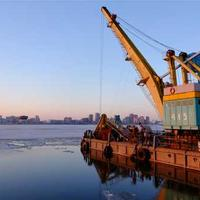
#> input picture images/image4.jpg, 200 x 200 px, given in place of image2.jpg, which was not available
$ python main.py
#> lines starting #> are read from the running program, lines starting #| are printed output that depends on the picture; after the words box and inside, x2 and y2 are one past the last pixel; in counts of white or black regions, pixels touching at a corner belong together; pictures that were not available may be replaced by others from this repository, and a replacement may not be noted
### first_Project/image_methods.py
from PIL import Image
import matplotlib.pyplot as plt

def contactImage(image1,image2,image3,image4):
    newImage =  Image.new("RGB",(image1.width + image2.width + image3.width + image4.width, image1.height))
    newImage.paste(image1,(0,0))
    newImage.paste(image2,(image1.width,0))
    newImage.paste(image3,(image1.width+image2.width,0))
    newImage.paste(image4,(image1.width+image2.width + image3.width,0))
    return newImage


# [12 lines left out: function get_concat_h, not called in this run]

### first_Project/main.py
from PIL import Image
from PIL import ImageOps
import numpy as np
import os
import image_methods

# dosya yolu verirken r kullanırsak raw string olur ve \ işaretini algılamaz
# bu şekilde invalid escape sequence warning almamış oluruz
my_image = r'images\image1.jpg'
img1 = Image.open(r"images\image2.jpg")
#> img1 is the input picture: PIL image 200x200 RGB; mean R, G, B 132.3, 135.6, 155.2
img2 = Image.open(r"images\image3.jpg")
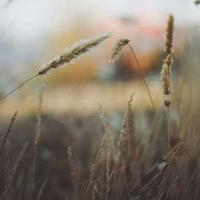
#> input picture images/image3.jpg, 200 x 200 px, found by its file name
#> img2 is the input picture: PIL image 200x200 RGB; mean R, G, B 137.8, 127.1, 111.7

image4 = Image.open(my_image)
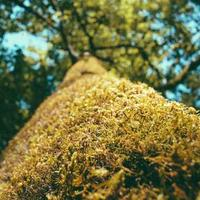
#> input picture images/image1.jpg, 200 x 200 px, found by its file name
#> image4 is the input picture: PIL image 200x200 RGB; mean R, G, B 119.2, 118, 68.1

print(img1.size)
#| (200, 200)
print(img1.format)
#| JPEG
print(img1.mode)
#| RGB

# img1.show()
print(image4.size)
#| (200, 200)
print(image4.format)
#| JPEG
print(image4.mode)
#| RGB
cwd = os.getcwd()
print(cwd)
image_path = os.path.join(cwd, my_image)
# ben ona relative path verdim o bana absolute path verdi
print(image_path)
# contacted_image = image_methods.contactImage(img1,img2)
# bu metodu dört resim için değiştirdim
# contacted_image.show()

# load metodu ile resmin pixel değerlerine ulaşabiliriz
# intensity olarak adlandırılan bir tuple döner
# intensity = (r,g,b)
# siyah beyaz resimde 0-255 arasında bir değer döner

pixel_of_image = img1.load() # load metodu pixelAxess dçner
print(pixel_of_image[0,0])
#| (150, 180, 234)

img1.save(r"images\image1_cpy.png")


image_gray = ImageOps.grayscale(img1)
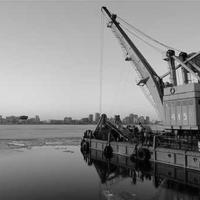
#> image_gray: PIL image 200x200 L; min 0, max 227, mean 136.8
# direk basit mantık resmi siyah beyaz yapıyor
# image_gray.show()
# siyah beyaz bi resimde 0 yaklaştıkça daha koyu olur
print(image_gray.size)
#| (200, 200)
print(image_gray.format) # format olarak none döner
#| None
""" PIL (Pillow) kütüphanesinde, bir görüntü nesnesinin
.format özelliği yalnızca Image.open() ile açılan dosyalar için format
bilgisini saklar. Eğer bir görüntü yeni oluşturulmuş veya dönüştürülmüşse,
.format None döner.  """
print(image_gray.mode)
#| L
# L modeu siyah beyaz resimlerde kullanılır
# renkli resimlerde RGB modeu kullanılır
image_gray.save(r"images\image1_gray.png")

## quantize metodu remin renklerini azaltır
# 256 renk varsa 128 renk yapılabilir mesela şimdi 256
# renkten oluşan imagı sadece siyah beyaz bi image halime getireceğim

siyah_beyaz = image_gray.quantize(2)
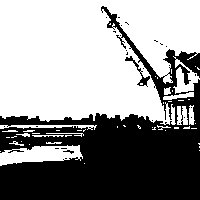
#> siyah_beyaz: PIL image 200x200 P; values 85 (black) and 189 (white), 58.3% white; 27 black regions (25 under 20 px), largest, box (x1, y1, x2, y2) and area: (0, 6, 200, 200) 16492, (125, 56, 150, 87) 136
# burdaki iki sayısı orjinale 256 yaklaştıkça dosya boyutu artar
# siyah_beyaz.show()
print(siyah_beyaz.mode) #L siyah beyazdı P 1 bit ya siyah ya beyaz olur
#| P


img3 = Image.open(r"images\profil.jpg")
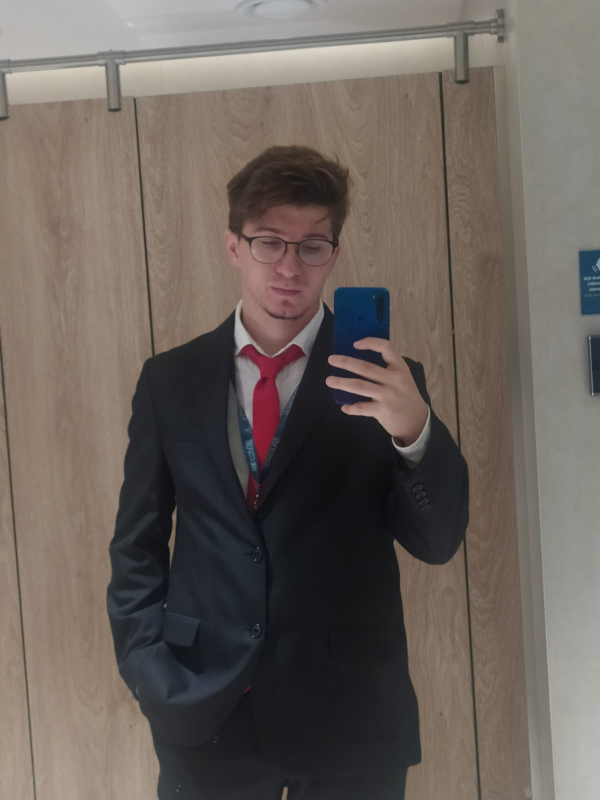
#> input picture images/profil.jpg, 1200 x 1600 px, found by its file name (shown at 1/2 size)
#> img3 is the input picture: PIL image 1200x1600 RGB; mean R, G, B 106.9, 97.9, 91.7
# img3.show()
red, green, blue = img3.split()
contacted_image = image_methods.contactImage(image1=img3,image2=red,image3=green,image4=blue)
#> in contactImage, `newImage =  Image.new("RGB",(image1.width + image2.width + image3.widt..`: newImage: PIL image 4800x1600 RGB; every value is 0
#> in contactImage, `newImage.paste(image3,(image1.width+image2.width,0))`:
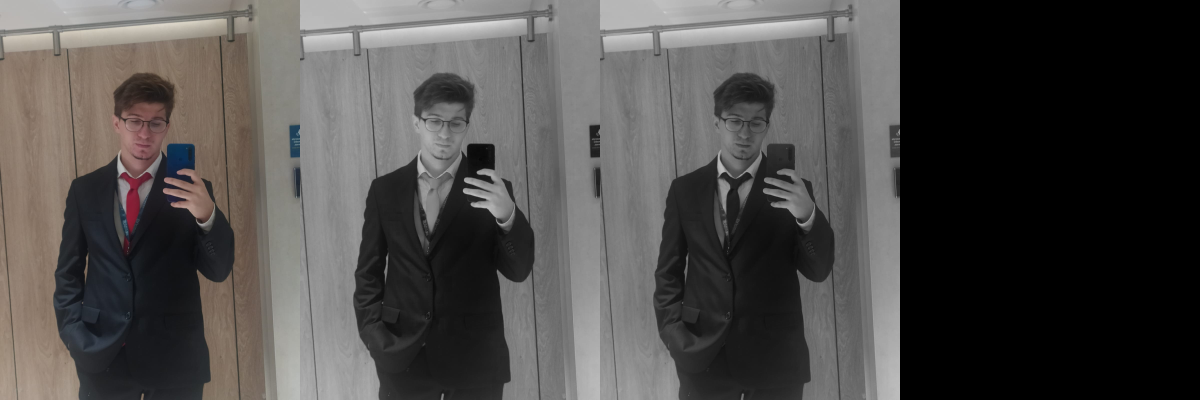
#> newImage: PIL image 4800x1600 RGB (shown at 1/4 size); mean R, G, B 77.9, 75.7, 74.1
#> in contactImage, `newImage.paste(image4,(image1.width+image2.width + image3.width,0))`:
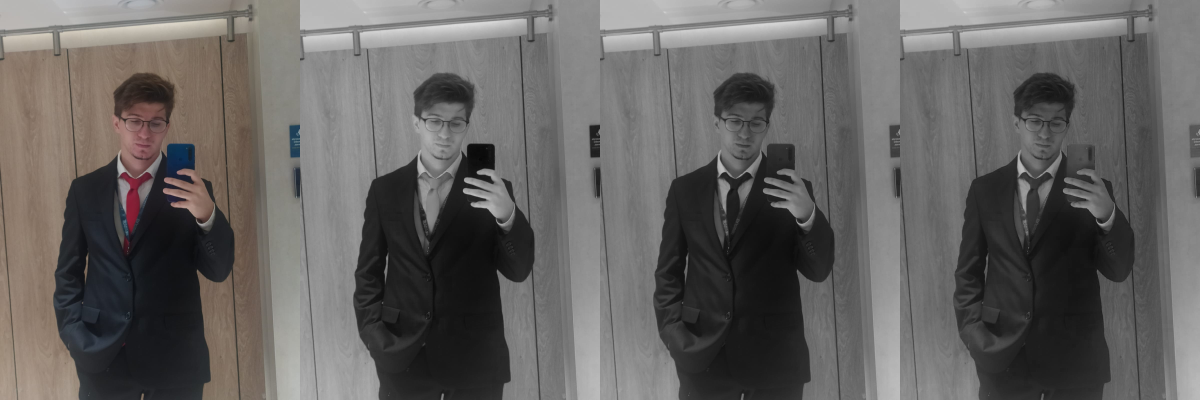
#> newImage: PIL image 4800x1600 RGB (shown at 1/4 size); mean R, G, B 100.8, 98.6, 97
contacted_image.show()
